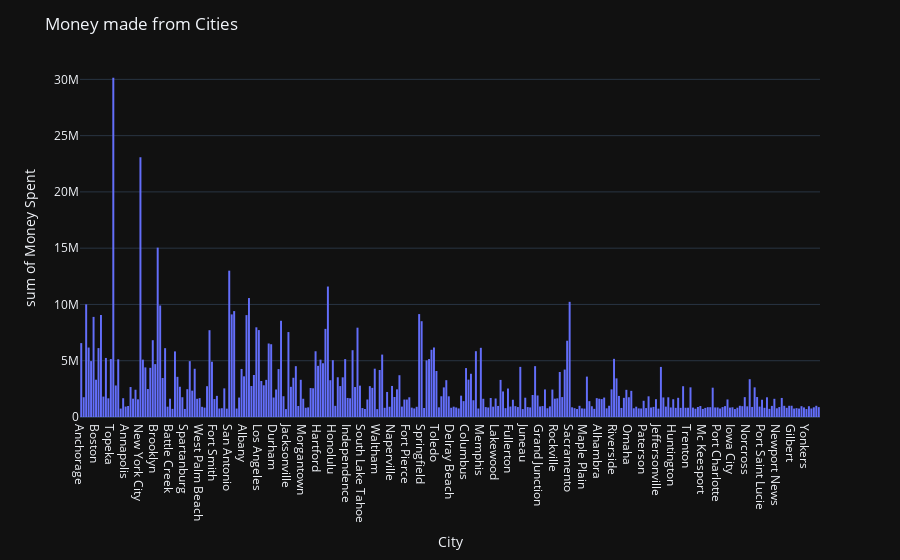

The notebook cell this image was saved under:
### Markdown cell above
Tip: Although customers in Dallas and Houston bought 19 cars, the sum of sales from Houston customers placed them in top 5

### Code cell
# a histogram plot to show money made from cities
fig = px.histogram(df, x = "City", y = "Sales", labels = {'Sales': "Money Spent "}
                   , template='plotly_dark', height = 400)#.update_xaxes(categoryorder='total descending')
fig.update_layout(
    title_text='Money made from Cities')
fig.show()

### Figure 1 — Plotly figure (JSON) as saved in the notebook; plotly's stock layout.template omitted (floating-point values rounded to 4 significant figures; data arrays with more than 128 entries replaced by an {"elided": "..."} marker saying what was removed)
{"data": [{"alignmentgroup": "True", "bingroup": "x", "histfunc": "sum", "hovertemplate": "City=%{x}<br>sum of Money Spent =%{y}<extra></extra>", "legendgroup": "", "marker": {"color": "#636efa", "pattern": {"shape": ""}}, "name": "", "offsetgroup": "", "orientation": "v", "showlegend": false, "type": "histogram", "x": {"elided": "1000 str values"}, "xaxis": "x", "y": {"elided": "1000 float values"}, "yaxis": "y"}], "layout": {"autosize": true, "barmode": "relative", "legend": {"tracegroupgap": 0}, "margin": {"t": 60}, "title": {"text": "Money made from Cities"}, "xaxis": {"anchor": "y", "autorange": true, "domain": [0, 1], "range": [-0.5, 299.5], "title": {"text": "City"}, "type": "category"}, "yaxis": {"anchor": "x", "autorange": true, "domain": [0, 1], "range": [0, 31720000.0], "title": {"text": "sum of Money Spent "}, "type": "linear"}}}
